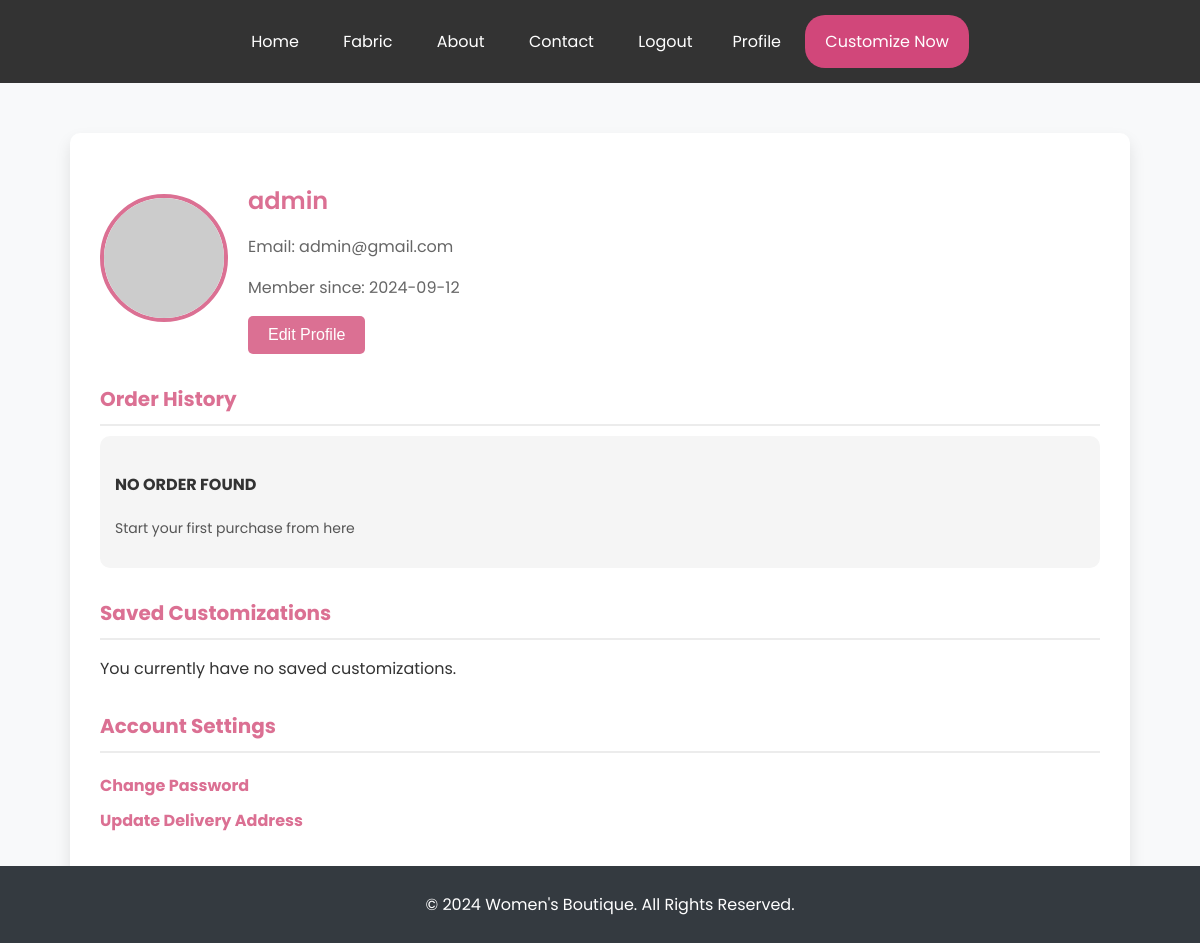
Screenshot of /admin/profile.php (signed in) with the database file from the repository.
### tables this page shows
CREATE TABLE `users` (
  `USER_ID` int(11) NOT NULL,
  `USERNAME` varchar(50) NOT NULL,
  `PASSWORDD` varchar(255) NOT NULL,
  `EMAIL` varchar(100) NOT NULL,
  `PHONE` varchar(15) NOT NULL,
  `USER_TYPE` enum('ADMIN','CUSTOMER','STAFF') NOT NULL,
  `ADDRESSS` text DEFAULT NULL,
  `CREATED_AT` datetime NOT NULL DEFAULT current_timestamp(),
  `PROFILE_PICTURE` varchar(255) DEFAULT NULL,
  `blocked` tinyint(1) DEFAULT 0
);

### admin/profile.php (the view, shortened to what this page needs)
<?php
$dbcon = mysqli_connect("localhost", "root", "", "fashion");
$user_id = $_SESSION['USER_ID'];
$sql = "SELECT * FROM users WHERE USER_ID='$user_id'";
$data = mysqli_query($dbcon, $sql);
if ($data && mysqli_num_rows($data) > 0) {
    $user = mysqli_fetch_assoc($data);
} else {
    die("User not found.");
}
?>
<!DOCTYPE html>
<html lang="en">
<head>
</head>
<body>
    <div class="navbar">
        <a href="custmrdshbrd.php">Home</a>
        <a href="fabric.php">Fabric</a>
        <a href="abt.php">About</a>
        <a href="contact1.php">Contact</a>
        <?php
        if(!isset($_SESSION["USER_ID"])){
           echo "<a href='login.php'>Login</a>";
        } else {
            echo "<a href='logout.php'>Logout</a>";
            echo "<a href='profile.php'>Profile</a>";
        }
        ?>
        <a href="customize1.php" class="customize-button">Customize Now</a>
    </div>
    <div class="profile-container">
        <div class="profile-header">
            <?php if (!empty($user['PROFILE_PICTURE'])): ?>
                <img src="<?php echo htmlspecialchars($user['PROFILE_PICTURE']); ?>" alt="Profile Picture" class="profile-pic">
            <?php else: ?>
                <img src="https://via.placeholder.com/120" alt="Profile Picture" class="profile-pic">
            <?php endif; ?>
            <div class="profile-info">
                <h2><?php echo htmlspecialchars($user['USERNAME']); ?></h2>
                <p>Email: <?php echo htmlspecialchars($user['EMAIL']); ?></p>
                <p>Member since: <?php echo substr($user['CREATED_AT'],0,10) ?></p>
                <button class="btn-edit" onclick="window.location.href='edit_profile.php'">Edit Profile</button>
            </div>
        </div>
        <div class="profile-section">
            <h3>Order History</h3>
            <?php
                $sql = "SELECT * FROM orders WHERE USER_ID='$user_id' AND STATUSES!='CART' ORDER BY ORDER_ID DESC";
                $data2 = mysqli_query($dbcon, $sql);
                if ($data2) {
                    $count = mysqli_num_rows($data2);
                    if ($count == 0) {
                        echo "<div class='order-card'>
                            <div>
                                <h4>NO ORDER FOUND</h4>
                                <p>Start your first purchase from here</p>
                            </div>
                        </div>";
                    }
                } else {
                    echo "<p>Error fetching order history: " . mysqli_error($dbcon) . "</p>";
                }
            ?>
        </div>
        <div class="profile-section">
            <h3>Saved Customizations</h3>
            <?php
                $sql = "SELECT * FROM orders WHERE USER_ID='$user_id' AND STATUSES='CART' ORDER BY ORDER_ID DESC";
                $data2 = mysqli_query($dbcon, $sql);
                if ($data2) {
                    $count = mysqli_num_rows($data2);
                    if ($count == 0) {
                        echo "<p>You currently have no saved customizations.</p>";
                    }
                } else {
                    echo "<p>Error fetching saved customizations: " . mysqli_error($dbcon) . "</p>";
                }
            ?>
        </div>
        <div class="profile-section">
            <h3>Account Settings</h3>
            <a href="change_password.php" class="settings-link">Change Password</a>
            <br>
            <a href="update_address.php" class="settings-link">Update Delivery Address</a>
        </div>
    </div>
    <div class="footer">
        <p>&copy; 2024 Women's Boutique. All Rights Reserved.</p>
    </div>
</body>
</html>

### admin/profile.php (style rules this page uses)
body { font-family: 'Poppins', sans-serif; background-color: #f8f9fa; margin: 0; padding: 0; color: #333; }
.navbar { background-color: #333; padding: 15px 0; text-align: center; position: sticky; top: 0; z-index: 1000; }
.navbar a { color: #fff; padding: 14px 20px; text-decoration: none; display: inline-block; transition: background-color 0.3s ease; }
.navbar a:hover, .navbar a.customize-button { background-color: palevioletred; border-radius: 20px; }
.profile-container { max-width: 1000px; margin: 50px auto; background-color: #fff; padding: 30px; box-shadow: 0 8px 16px rgba(0, 0, 0, 0.1); border-radius: 10px; }
.profile-header { display: flex; align-items: center; margin-bottom: 30px; }
.profile-header img.profile-pic { width: 120px; height: 120px; border-radius: 50%; object-fit: contain; border: 4px solid palevioletred; margin-right: 20px; background-color: #fff; }
.profile-info h2 { font-weight: 600; margin-bottom: 5px; color: palevioletred; }
.profile-info p { font-size: 16px; color: #666; }
.profile-section { margin-bottom: 30px; }
.profile-section h3 { margin-bottom: 10px; font-size: 20px; color: palevioletred; border-bottom: 2px solid #ececec; padding-bottom: 10px; }
.order-card { background-color: #f5f5f5; padding: 15px; border-radius: 10px; display: flex; justify-content: space-between; margin-bottom: 15px; transition: all 0.3s ease; }
.order-card h4 { color: #333; }
.order-card p { font-size: 14px; color: #555; }
.settings-link { text-decoration: none; color: palevioletred; font-weight: bold; display: inline-block; margin-top: 10px; }
.btn-edit { padding: 10px 20px; background-color: palevioletred; color: white; border: none; border-radius: 5px; cursor: pointer; font-size: 16px; transition: background-color 0.3s ease; }
.footer { text-align: center; padding: 10px; background-color: #343a40; color: white; position: fixed; bottom: 0; width: 100%; }
.customize-button { background-color: #d1477a !important; }

### rows the page displays
users: USERNAME "admin", EMAIL "admin@gmail.com", CREATED_AT "2024-09-12"
